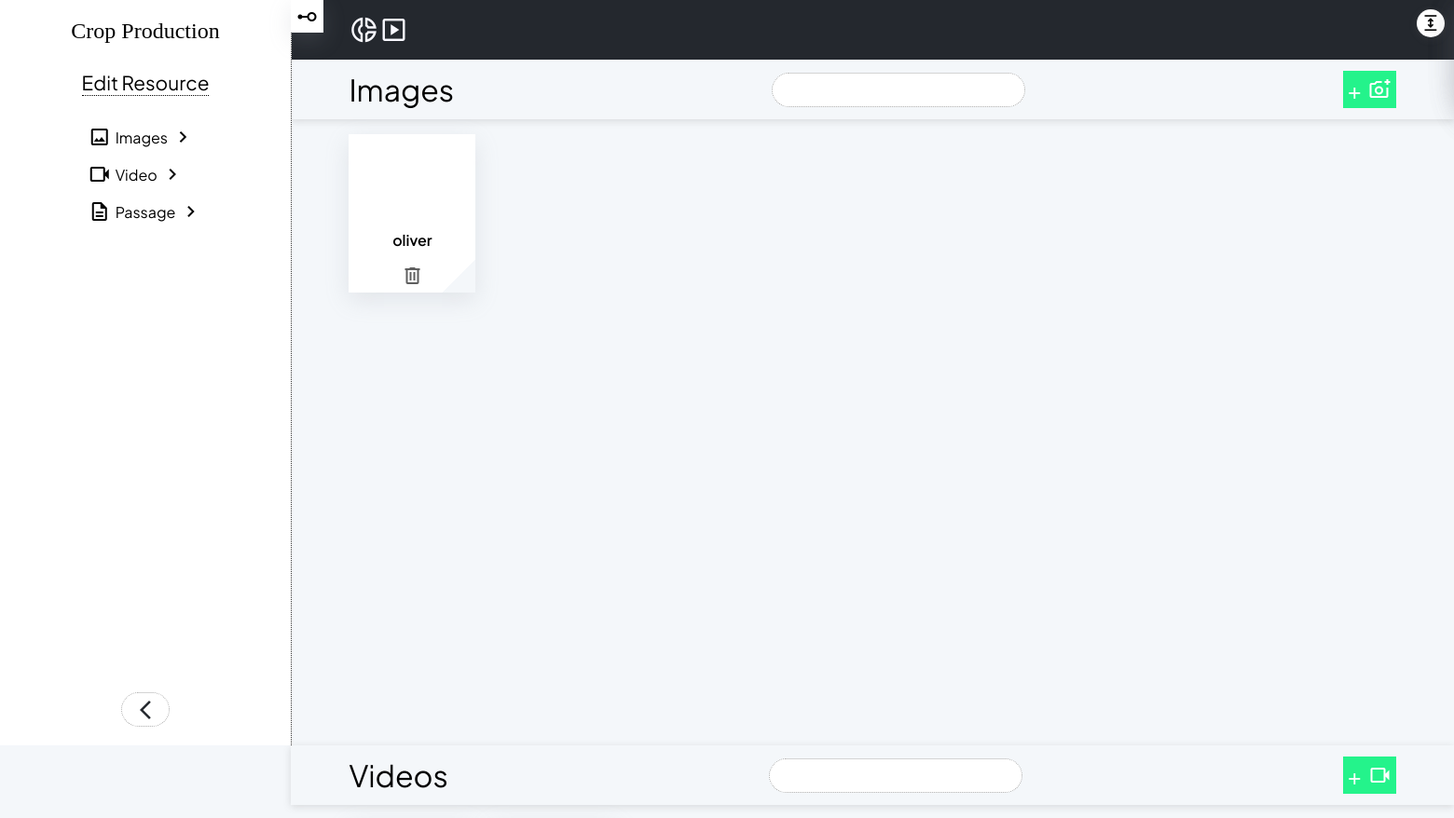
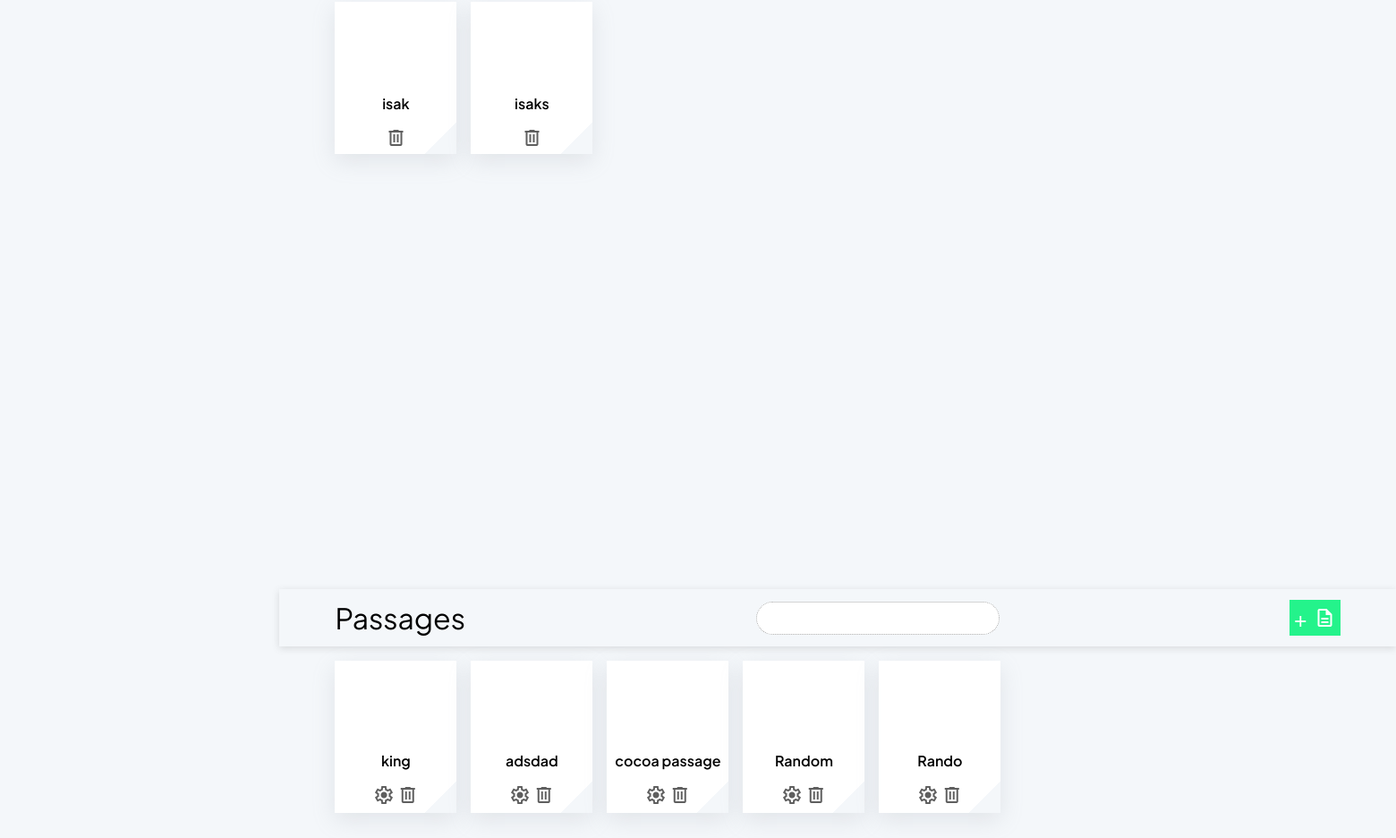
Page /edit_scheme/crop-production on the committed database (2 pictures, top to bottom).
### Scheme/models.py (models this page shows, shortened)
class Scheme(models.Model):
    course = models.ForeignKey(Course,on_delete=models.CASCADE)
    topic = models.CharField(max_length=200)
    status = models.CharField(max_length=30, choices=choice, default='pending')
    time_started = models.DateField(null=True,blank=True)
    time_completed = models.DateField(null=True,blank=True)
    date_created = models.DateField(auto_now_add=True)
    slug = models.SlugField(blank=True, null=True)
    def get_images(self):
        return self.image_set.all()
    def get_passages(self):
        return self.passage_set.all()
    def get_videos(self):
        return self.video_set.all()

class Image(models.Model):
    name = models.CharField(max_length=300)
    image = models.ImageField(default='default.jpg',upload_to='Scheme_images')
    holder = models.ForeignKey(Scheme, on_delete=models.CASCADE)

class Video(models.Model):
    name = models.CharField(max_length=300)
    video = models.FileField(default='vid.jpg', upload_to='TM/Scheme_video', validators=[FileExtensionValidator(allowed_extensions=['MOV','avi','mp4','webm','mkv'])])
    holder = models.ForeignKey(Scheme, on_delete=models.CASCADE)

class Passage(models.Model):
    title = models.CharField(max_length=300)
    body = models.TextField(max_length=10000)
    thumb = models.ImageField(default='https://res.cloudinary.com/dvnemzw0z/image/upload/v1683386036/5064889_wpiq8e.png',upload_to='Scheme_images',blank=True,null=True)
    holder = models.ForeignKey(Scheme, on_delete=models.CASCADE)

### Course/models.py (models this page shows, shortened)
class Course(models.Model):
    subject = models.ForeignKey(Subject, on_delete=models.CASCADE)
    grade = models.ForeignKey(Grade, on_delete=models.CASCADE)
    slug = models.SlugField(blank=True,null=True)

### Scheme/views.py (the view, shortened to what this page needs)
# urls.py: path('edit_scheme/<str:slug>', views.edit_scheme, name='edit_scheme_page'),
def edit_scheme(request, slug):
    scheme = Scheme.objects.get(slug=slug)
    token = get_token(request)
    context ={
        'scheme' : scheme,
        'token' : token
    }
    return render(request, 'edit_scheme.html', context)

### Scheme/templates/edit_scheme.html (shortened to what this page needs)
{% extends "base.html" %}
{% load static %}
{% block styles %}
<link rel="stylesheet" href="{% static 'sideBar.css' %}">
<link rel="stylesheet" href="{% static 'prompt.css' %}">
<link rel="stylesheet" href="{% static 'Schemes/get_scheme.css' %}">
<link rel="stylesheet" href="{% static 'Schemes/edit_scheme.css' %}">
{% endblock styles %}
{% block page %}
<section class="page">
  <section class="sideBar">
    <button type="button" id="sideBar_tag" class="material-symbols-outlined">linear_scale</button>
    <header>
      <strong>{{scheme.topic}}</strong>
    </header>
    <nav>
      <small>Edit Resource</small>
      <p>
        <span><i class="material-symbols-outlined">image</i> Images <i
            class="material-symbols-outlined">chevron_right</i></span>
        <span><i class="material-symbols-outlined">videocam</i> Video <i
            class="material-symbols-outlined">chevron_right</i></span>
        <span><i class="material-symbols-outlined">description</i> Passage <i
            class="material-symbols-outlined">chevron_right</i></span>
      </p>
    </nav>
    <footer>
      <a href="{% url 'schemes_page' scheme.course.slug %}" class="material-symbols-outlined">arrow_back_ios_new</a>
    </footer>
  </section>
  <i class="material-symbols-outlined" id="hide_nav">expand</i>
  <section class="main">
    <nav>
      <i class="material-symbols-outlined" id="toggle_stats">donut_small</i>
      <i class="material-symbols-outlined" id="toggle_stats">slideshow</i>
    </nav>
    <section class="edit_screen swiper">
      <div class="swiper-wrapper">
        <div class="swiper-slide">
          <div class="res_edit_box_nav">
            <span>Images</span>
            <input type="text" class="image_search">
            <button type="button" id="add_res_image">+<i class="material-symbols-outlined">add_a_photo</i> </button>
          </div>
          <div class="res_edit_box">
            {% for image in scheme.get_images %}
            <div class="res" id="image_res" data-name="{{image.name}}">
              <div style="background-image: url({{image.image.url}});"></div>
              <span>{{image.name}}</span>
              <a data-link="delete_scheme_image" data-id="{{image.id}}" id="del_res"
                class="material-symbols-outlined">delete</a>
            </div>
            {% endfor %}
          </div>
        </div>
        <div class="swiper-slide">
          <div class="res_edit_box_nav">
            <span>Videos</span>
            <input type="text" class="video_search">
            <button type="button" id="add_res_video">+<i class="material-symbols-outlined">videocam</i></button>
          </div>
          <div class="res_edit_box">
            {% for video in scheme.get_videos %}
            <div class="res" id="video_res" data-name="{{video.name}}">
              <video src="{{video.video.url}}"></video>
              <span>{{video.name}}</span>
              <a data-link="delete_scheme_video" data-id="{{video.id}}" id="del_res"
                class="material-symbols-outlined">delete</a>
            </div>
            {% endfor %}
          </div>
        </div>
        <div class="swiper-slide">
          <div class="res_edit_box_nav">
            <span>Passages</span>
            <input type="text" class="passage_search">
            <button type="button" id="add_res_document">+<i class="material-symbols-outlined">description</i></button>
          </div>
          <div class="res_edit_box">
            {% for passage in scheme.get_passages %}
            <div class="res" id="passage_res" data-name="{{passage.title}}" data-body="{{passage.body}}"
              data-id="{{passage.id}}">
              <div style="background-image: url({{passage.thumb.url}});"></div>
              <span>{{passage.title}}</span>
              <p>
                <a id="set_res" class="material-symbols-outlined">settings</a>
                <a data-link="delete_scheme_passage" data-id="{{passage.id}}" id="del_res"
                  class="material-symbols-outlined">delete</a>
              </p>
            </div>
            {% endfor %}
          </div>
        </div>
      </div>
    </section>
  </section>
</section>
{% endblock page %}

### static/base.css (style rules this page uses)
* { margin: 0; padding: 0; border: none; outline: none; text-decoration: none; font-family: 'Poppins', sans-serif; font-family: 'Plus Jakarta Sans', sans-serif; scroll-behavior: smooth; }
.page { position: relative; width: 100%; display: flex; align-items: center; }
strong { font-family: 'DessauProDrei'; font-weight: 400; }
a { cursor: pointer; }

### static/sideBar.css (style rules this page uses)
.page { display: flex; justify-content: flex-end; }
.sideBar { width: 18%; min-height: 95vh; padding: 2.5vh 1%; justify-content: space-between; display: flex; flex-direction: column; align-items: center; position: fixed; top: 0; left: 0; background: white; border-right: 1px dotted rgb(50, 50, 50); z-index: 1000; transition: 0.4s ease; }
#sideBar_tag { position: absolute; top: 0; left: 100%; height: 35px; width: 35px; cursor: pointer; z-index: 50; background: white; box-shadow: rgba(149, 157, 165, 0.2) 0px 8px 24px; }
.sideBar strong { font-size: 1.5rem; }
.main { transition: 0.4s ease; position: relative; width: 80%; }

### static/Schemes/get_scheme.css (style rules this page uses)
body { background: #f4f7fa; }
.main nav { display: flex; align-items: center; width: 90%; padding: 0 5%; min-height: 8vh; top: 0; background: #24282e; color: white; position: absolute; transition: 0.4s ease; }
#hide_nav { position: fixed; top: 10px; background: white; right: 10px; border-radius: 50%; height: 30px; width: 30px; display: flex; box-shadow: rgba(99, 99, 99, 0.2) 0px 2px 8px 0px; align-items: center; cursor: pointer; z-index: 10; justify-content: center; font-size: 1.3rem; }
.main nav i { cursor: pointer; font-size: 2rem; color: ghostwhite; }
.sideBar nav { width: 100%; height: 80vh; }
.sideBar footer a { height: 35px; width: 50px; border-radius: 40px; display: flex; text-align: center; align-items: center; justify-content: center; transition: 0.3s ease; color: #24282e; border: 1px dotted darkgray; }

### static/Schemes/edit_scheme.css (style rules this page uses)
.sideBar nav { display: flex; flex-direction: column; gap: 2rem; align-items: center; }
.sideBar nav small { border-bottom: 1px dotted black; font-size: 1.3rem; }
.sideBar nav p { gap: 1rem; display: flex; flex-direction: column; }
.sideBar nav p span { cursor: pointer; display: flex; align-items: center; gap: 0.3rem; }
.main { justify-content: center; align-items: center; }
.res_edit_box_nav { display: flex; align-items: center; justify-content: space-between; background: transparent !important; }
.res_edit_box_nav span { font-size: 2rem; }
.res_edit_box_nav input { border: 1px dotted darkgray; width: 240px; height: 25px; border-radius: 40px; padding: 5px 15px; }
.edit_screen { margin-top: 8vh; transition: 0.4s ease; height: 92vh; width: 100%; }
.res_edit_box_nav { height: 8vh; width: 90%; padding: 0 5%; }
.res_edit_box { display: flex; width: 90%; height: 80vh; padding: 2vh 5%; overflow-y: auto; flex-wrap: wrap; gap: 2rem 1rem; }
.res_edit_box .res { width: 136px; cursor: pointer; gap: 0.5rem; height: 170px; display: flex; flex-direction: column; justify-content: center; gap: 1rem; overflow: hidden; background: linear-gradient(-45deg, transparent 25px, white 0); box-shadow: rgba(149, 157, 165, 0.2) 0px 8px 24px; align-items: center; transition: 0.4s ease; }
.res_edit_box .res div, .res_edit_box .res video { width: 100%; display: flex; align-items: center; justify-content: center; font-size: 2rem; height: 80px; background-position: center; background-size: cover; }
.res span { font-weight: 600; }
.res_edit_box .res a { color: rgb(95, 95, 95); }
.res_edit_box_nav { box-shadow: rgba(149, 157, 165, 0.2) 0px 8px 24px; box-shadow: rgba(99, 99, 99, 0.2) 0px 2px 8px 0px; }
.res_edit_box_nav button { display: flex; align-items: center; gap: 0.5rem; font-size: 1.5rem; color: white; padding: 5px; background: rgb(36, 243, 139); cursor: pointer; }

### rows in the picture
Scheme: topic "Crop Production"
Image: name "oliver"
Video: name "isak"
Video: name "isaks"
Passage: title "king"
Passage: title "adsdad"
Passage: title "cocoa passage"
Passage: title "Random"
Passage: title "Rando"
